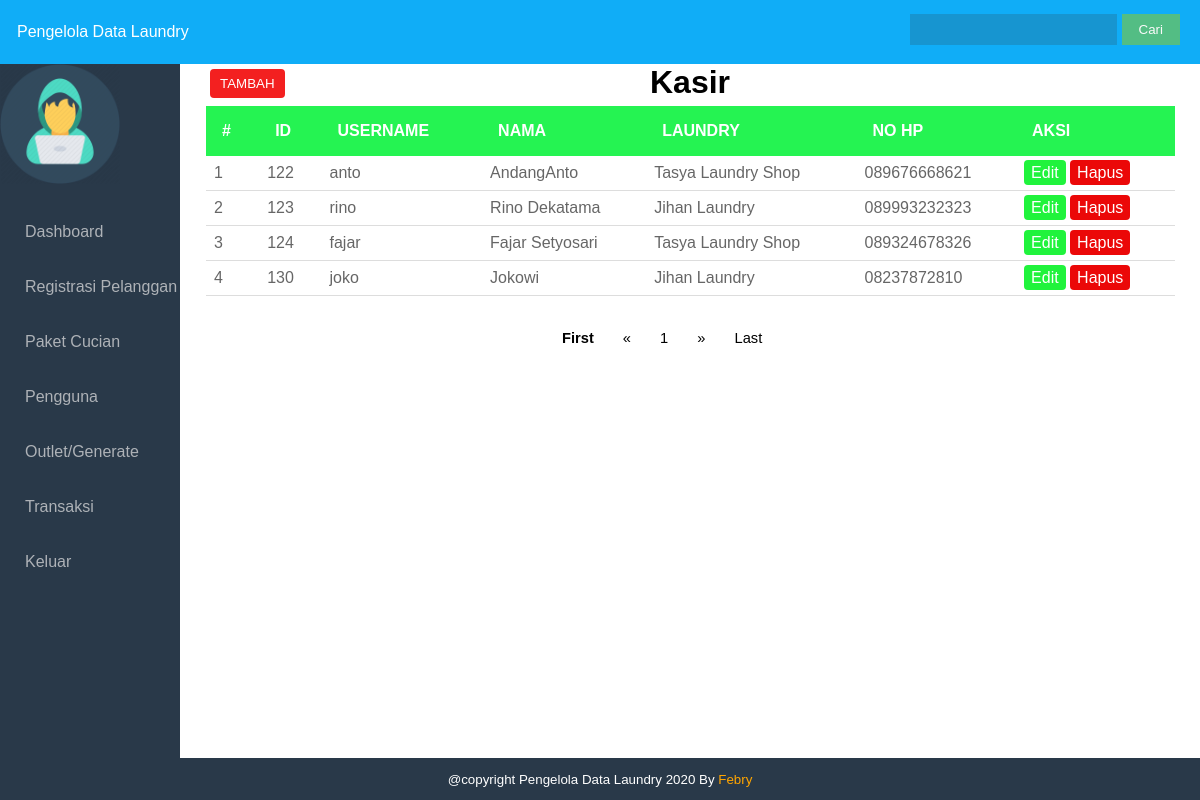
Page /laundry/admin/kasir.php?id=122 (signed in) on the committed database.
### tables this page shows
CREATE TABLE `kasir` (
  `id` int(100) NOT NULL,
  `nama_kasir` varchar(100) NOT NULL,
  `tlpn` varchar(100) NOT NULL,
  `username` varchar(100) NOT NULL,
  `password` varchar(100) NOT NULL,
  `id_owner` int(11) NOT NULL,
  `level` varchar(100) NOT NULL
);

CREATE TABLE `owner` (
  `id` int(11) NOT NULL,
  `nama_own` varchar(100) NOT NULL,
  `nama_laundry` varchar(100) NOT NULL,
  `alamat` varchar(100) NOT NULL,
  `tlpn` varchar(100) NOT NULL,
  `username` varchar(100) NOT NULL,
  `password` varchar(100) NOT NULL,
  `level` varchar(100) NOT NULL
);

### laundry/admin/kasir.php (the view, shortened to what this page needs)
<?php
    include 'security.php';
?>
<!DOCTYPE html>
<html>
<head>
	<link rel="stylesheet" type="text/css" href="style.css">
</head>
<body>
	<div class="wrapper">
		<div class="header">
            <?php include 'header.php'; ?>
		</div>
        <div class="badan">
			<div class="sidebar">
				<?php include 'sidebar.php'; ?>
			</div>
		<div class="content">
        <h1>Kasir</h1>
        <a href="#tambah" style="margin-left: 30px"><button class="btn-tambah">TAMBAH</button></a>
			<table class="table-line">
				<thead>
					<tr>
						<th>#</th>
						<th>id</th>
						<th>Username</th>
                        <th>Nama</th>
                        <th>Laundry</th>
						<th>NO HP</th>
						<th>Aksi</th>
					</tr>
				</thead>
				<tbody>
                <?php
					$page = (isset($_GET['page']))? $_GET['page'] : 1;
					$limit = 10;
                    $limit_start = ($page - 1) * $limit;
					$no = $limit_start + 1;
					$cari = $_POST['cari'];
                    if($cari != ''){
                        $result  = mysqli_query($koneksi, "SELECT kasir.id, kasir.username, kasir.nama_kasir, owner.nama_laundry, kasir.tlpn FROM kasir INNER JOIN owner ON owner.id=kasir.id_owner  WHERE kasir.id LIKE '%$cari%' OR kasir.nama LIKE '%$cari%' OR owner.nama_laundry LIKE '%$cari%' OR kasir.tlpn LIKE '%$cari%' LIMIT ".$limit_start.",".$limit." ");
                        }
                    else{
                        $result = mysqli_query($koneksi,"SELECT kasir.id, kasir.username, kasir.nama_kasir, owner.nama_laundry, kasir.tlpn FROM kasir INNER JOIN owner ON owner.id=kasir.id_owner LIMIT ".$limit_start.",".$limit." ");
                        }
                    if(mysqli_num_rows($result)){
                    while($isi = mysqli_fetch_array($result) ){
                        ?>
                        <tr>
                            <td><?= $no++?></td>
							<td><?= $isi['id']; ?></td>
                            <td><?= $isi['username']; ?></td>
                            <td><?= $isi['nama_kasir']; ?></td>
                            <td><?= $isi['nama_laundry']; ?></td>
                            <td><?= $isi['tlpn']; ?></td>
                            <td>
                                <a href="kasir.php?id=<?php echo $isi['id']; ?>#edit"  value="id=<?= $isi['id']?>" class="btn-edit" >Edit</a>
                                <a role="button" href="kasir.php?id=<?php echo $isi['id']; ?>&act=delete" class="btn-hapus">Hapus</a>
                            </td>
						</tr>
                    <?php }
                    }
                    else{
                        echo "<tr><td colspan='7'><p style='text-align: center'>Data Tidak Ditemukan</p></td></tr>";
                        }?>
                    </tbody>
				</table>
    <nav class="nav-button">
        <ul>
            <?php
                if($page == 1){
                ?>
            	<li><a style="font-weight: bold;">First</a></li>
        		<li><a href="#">&laquo;</a></li>
                <?php
                }else{
                $link_prev = ($page > 1)? $page - 1 : 1;
                ?>
                <li><a href="kasir.php?page=1">First</a></li>
                <li><a href="kasir.php?page=<?php echo $link_prev; ?>">&laquo;</a></li>
                <?php
                }
                ?>
                <?php
                $sql_jml = mysqli_query($koneksi, "SELECT COUNT(*) AS jumlah FROM kasir");
                $get_jumlah = mysqli_fetch_array($sql_jml);
                $jumlah_page = ceil($get_jumlah['jumlah'] / $limit);
                $jumlah_number = 3;
                $start_number = ($page > $jumlah_number)? $page - $jumlah_number : 1;
                $end_number = ($page < ($jumlah_page - $jumlah_number))? $page + $jumlah_number : $jumlah_page;
                for($i = $start_number; $i <= $end_number; $i++){
                $link_active = ($page == $i)? ' class="active"' : '';
                ?>
                <li <?php echo $link_active; ?>><a href="kasir.php?page=<?php echo $i; ?>"><?php echo $i; ?></a></li>
                <?php
                }
                ?>
                <?php
                if($page == $jumlah_page){
                ?>
                <li><a href="#">&raquo;</a></li>
                <li><a href="#">Last</a></li>
                <?php
                }else{
                $link_next = ($page < $jumlah_page)? $page + 1 : $jumlah_page;
                ?>
                <li><a href="kasir.php?page=<?php echo $link_next; ?>">&raquo;</a></li>
                <li><a href="kasir.php?page=<?php echo $jumlah_page; ?>">Last</a></li>
                <?php
                }
                ?>
            </ul>
            </nav>
            </div>
        </div>
        <div class="footer">
            <p> @copyright Pengelola Data Laundry 2020 By<a target="_blank" href="https://www.instagram.com/official_febryardyansyah/" style="text-decoration:none; color:orange"> Febry</a></p>
        </div>
	</div>
</body>
</html>

### laundry/admin/header.php
<div class=" fixed-top">
    <p>Pengelola Data Laundry</p>
        <form action="" method="POST">
            <input class="search" type="search" name="cari">
            <input class="button" type="submit" value="Cari">
    </form>
</div>

### laundry/admin/sidebar.php (shortened to what this page needs)
<div class="profil">
    <img src="logo.png" width="120px" alt="">
</div>
<ul>
    <li><a href="index.php">Dashboard</a></li>
    <li><a href="pelanggan.php">Registrasi Pelanggan</a></li>
    <li><a href="paket.php">Paket Cucian</a></li>
    <li><a href="kasir.php">Pengguna</a></li>
    <li><a href="outlet.php">Outlet/Generate</a></li>
    <li><a href="transaksi.php">Transaksi</a></li>
    <li><a onClick="keluar()">Keluar</a></li>
</ul>

### laundry/admin/style.css (style rules this page uses)
body { margin: 0; padding: 0; font-family: Arial, Helvetica, sans-serif; }
.header { background-color: #10adf7; position: fixed; top: 0; right: 0; left: 0; z-index: 1030; color: #ffffff; }
.header p { margin-left: 10px; padding: 7px; }
.header form { float: right; margin-top: -50px; margin-right: 20px; }
.header form .search { padding:8px 15px; background:rgba(50, 50, 50, 0.2); color: #ffffff; border:0px solid #ffffffec; }
.header form .button { position:relative; padding:6px 15px; border:2px solid #53bd84; background-color:#53bd84; color:#fafafa; }
.wrapper { width: 100%; height: 100%; }
.badan { margin-top: 64px; width: 100%; height: 80%; }
.badan .sidebar { float: left; width: 15%; height: 900px; background:#293949; position: fixed; z-index: 1; left: 0; }
ul { padding: 0; margin-left: -1 0px; }
ul li { list-style: none; }
ul li a { text-decoration: none; color: #aeb2b7; display: block; padding: 19px 0px 18px 25px; transition: all 200ms ease-in; }
.badan .content { float: right; width: 85%; }
.content h1 { text-align: center ; padding: 0; margin: 0 0 -40px 0; }
.table-line { width: 95%; margin: 0 0 0 26px; border-collapse: collapse; }
.table-line th { background: #25f352; color: #ffffff; padding: 1em; text-align: left; text-transform: uppercase; }
.table-line td { border-bottom: 1px solid #DDDDDD; color: #666666; padding: 8px; }
.footer { width: 100%; background: #293949; color: #fff; position: absolute; bottom: 0px; }
.footer p { text-align: center; font-size: 10pt; }
.footer p a { text-decoration: none; }
.nav-button { margin-left: 35%; font-size: 11pt; margin-top: 6px; }
.nav-button ul li { display: inline-block; }
.nav-button ul li a { color: #000000; text-decoration: none; }
.btn-tambah { background-color: #f32020; color: white; padding: 7px 10px; margin: 8px 0; border: none; border-radius: 4px; cursor: pointer; }
.btn-hapus { background-color: #eb0808; color: white; padding: 4px 7px; margin: 8px 0; border: none; border-radius: 4px; text-decoration: none; }
.btn-edit { background-color: #20f33c; color: white; padding: 4px 7px; margin: 8px 0; border: none; border-radius: 4px; text-decoration: none; }

### rows in the picture
kasir: id "122", username "anto", nama_kasir "AndangAnto", id_owner.nama_laundry "Tasya Laundry Shop", tlpn "089676668621"
kasir: id "123", username "rino", nama_kasir "Rino Dekatama", id_owner.nama_laundry "Jihan Laundry", tlpn "089993232323"
kasir: id "124", username "fajar", nama_kasir "Fajar Setyosari", id_owner.nama_laundry "Tasya Laundry Shop", tlpn "089324678326"
kasir: id "130", username "joko", nama_kasir "Jokowi", id_owner.nama_laundry "Jihan Laundry", tlpn "08237872810"
